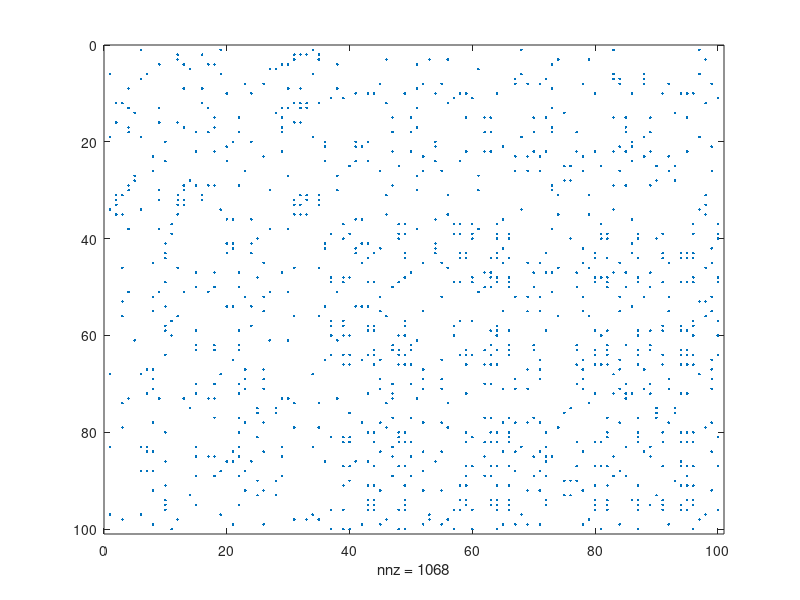
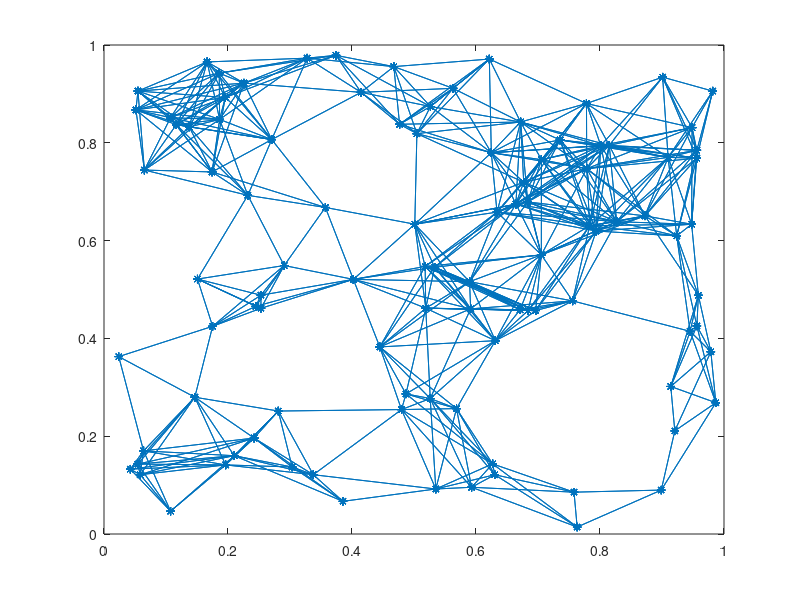

The MATLAB script that drew these images, in order: (Note: this script raises an error after producing the figures.)
%% Neural Networks
%Written by John Montani 10/5/2018

clear 
clc
close all

% Part A

%Randomly give 100 neurons an x and y coordinate.
n = 100;
for i = 1:n
    x_Coordinate(i) = rand;
    y_Coordinate(i) = rand;
end

Coordinates = [x_Coordinate;y_Coordinate];

%Part B

%Set the max distance for connectivity.
dmax = 0.2;

%Create an adjacency matrix based on the connectivity data. A vertex cannot
%be connected to itself so the diagonal of the matrix is set to 0.
Array = zeros(n,n);

for i = 1:length(Array(1,:))
    for j = 1:length(Array(:,1))
        if i == j 
            Array(i,j) = 0;
        elseif sqrt((x_Coordinate(i) - x_Coordinate(j))^2 + (y_Coordinate(i) - y_Coordinate(j))^2) <= dmax
            Array(i,j) = 1;
        else
            Array(i,j) = 0;
        end
    end
end

%Use spy and gplot to visualize the connectivity in the system.
figure(3) 
spy(Array)

figure(4)
gplot(Array,Coordinates','-*')

%Create a weighted matrix for the adjacency matrix where the weights are
%between -0.5 and 0.5 (or -0.2 and 0.8)

Weight = Array;
for i = 1:length(Weight(:,1))
    for j = 1:length(Weight(1,:))
        Weight(i,j) = Array(i,j) * (rand - 0.5);
    end
end

%Part C
%Determine the properties of the system. Degree of Distribution is the
%number of connections each vertex has. The mean degree is the mean
%connections that each vertex has. eigen values represent the solutions to
%the adjacency matrix.

degreeOfDistribution = sum(Array);
meanDegree = mean(degreeOfDistribution);

figure(3)
histogram(degreeOfDistribution)
xlabel('Degree of Distribution')
ylabel('Number of Vertices')

eigenValues = eig(double(Array));

%Part D
%Rnadomly select the first 10 neurons that will fire.
for p = 1:10
    index(p) = round(rand*n);
end

%Set up an input array where the values are 0 for most and 1 for the 10
%selected neurons from above.

inputArray = zeros(n,1);
for x=1:10
    inputArray(index(x)) = 1;
end

%Initial state is 0 for all neurons.
V0 = zeros(n,1);

%Part E
%set the system to run for 100 time steps. Do you want plots (yes or no).
%Use Hopf to run the system for the 100 time steps.
ntime = 100;
plots = 'yes';
[Vsave, time] = Hopf(Coordinates', Weight, inputArray, V0, ntime, plots);
